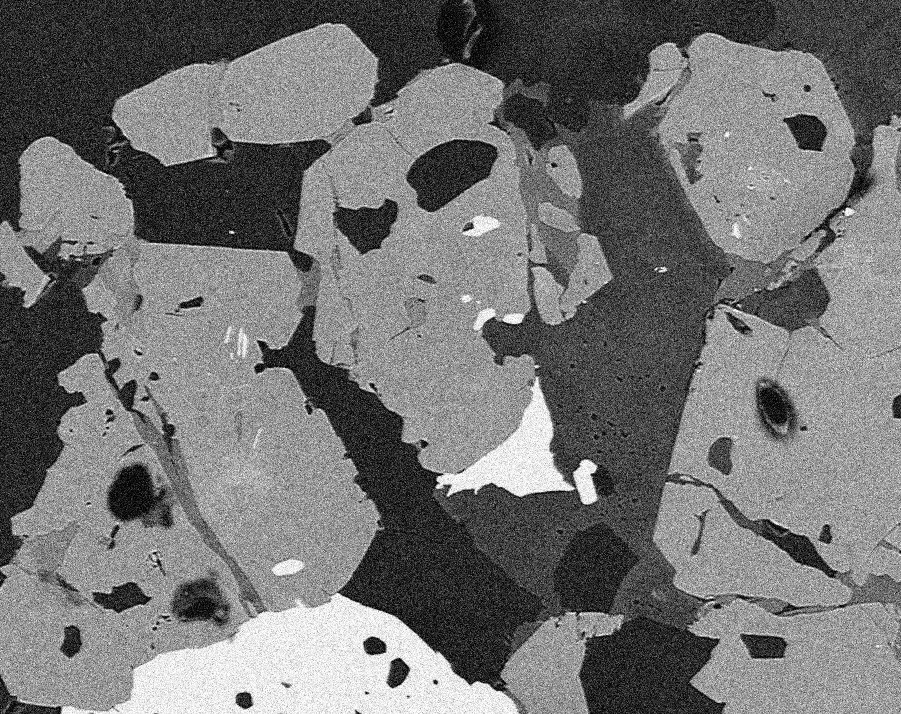
#> input picture images/BSE_Google_noisy.jpg, 901 x 714 px
$ python 96_gaussian_filter.py
#> lines starting #> are read from the running program, lines starting #| are printed output that depends on the picture
from skimage import io, img_as_float
from skimage.filters import gaussian
import cv2
import numpy as np
import matplotlib.pyplot as plt

img_gaussian = img_as_float(io.imread('./images/BSE_Google_noisy.jpg'))
#> img_gaussian: shape (714, 901) float64; min 0, max 1, mean 0.451
img_salt = img_as_float(io.imread('./images/BSE_salt_pepper.jpg'))
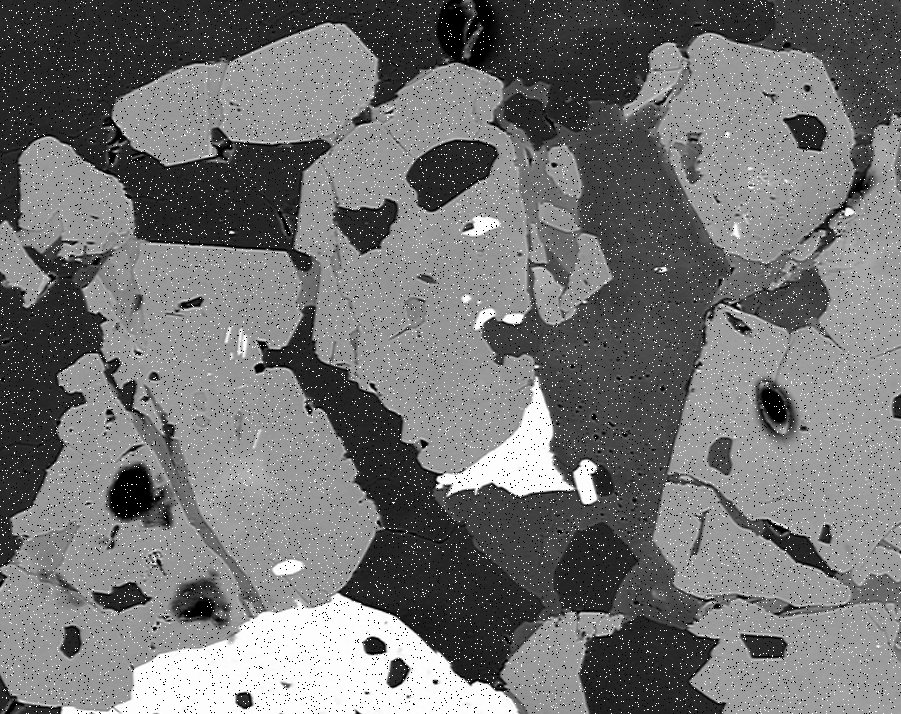
#> input picture images/BSE_salt_pepper.jpg, 901 x 714 px
#> img_salt: shape (714, 901) float64; min 0, max 1, mean 0.452

img = img_gaussian
gaussian_kernel = np.array([[1/16, 1/8, 1/16],
                            [1/8, 1/4, 1/8],
                            [1/16, 1/8, 1/16]])
con_cv2 = cv2.filter2D(img, -1, gaussian_kernel, borderType=cv2.BORDER_CONSTANT)
# gaussian using cv2
gaussian_use_cv2 = cv2.GaussianBlur(img, (3,3), 0, borderType=cv2.BORDER_CONSTANT)
# using skimage gaussian
gaussian_use_skimage = gaussian(img, sigma=1, mode='constant', cval=0.0)

fig, axis = plt.subplots(1,3)
axis[0].imshow(con_cv2)
axis[1].imshow(gaussian_use_cv2)
axis[2].imshow(gaussian_use_skimage)
plt.show()
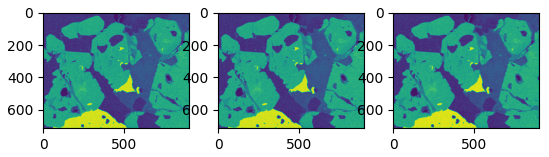
#> figure drawn by matplotlib, 3 panels

img = img_salt
gaussian_kernel = np.array([[1/16, 1/8, 1/16],
                            [1/8, 1/4, 1/8],
                            [1/16, 1/8, 1/16]])
con_cv2 = cv2.filter2D(img, -1, gaussian_kernel, borderType=cv2.BORDER_CONSTANT)
# gaussian using cv2
gaussian_use_cv2 = cv2.GaussianBlur(img, (3,3), 0, borderType=cv2.BORDER_CONSTANT)
# using skimage gaussian
gaussian_use_skimage = gaussian(img, sigma=1, mode='constant', cval=0.0)

fig, axis = plt.subplots(1,3)
axis[0].imshow(con_cv2)
axis[1].imshow(gaussian_use_cv2)
axis[2].imshow(gaussian_use_skimage)
plt.show()
